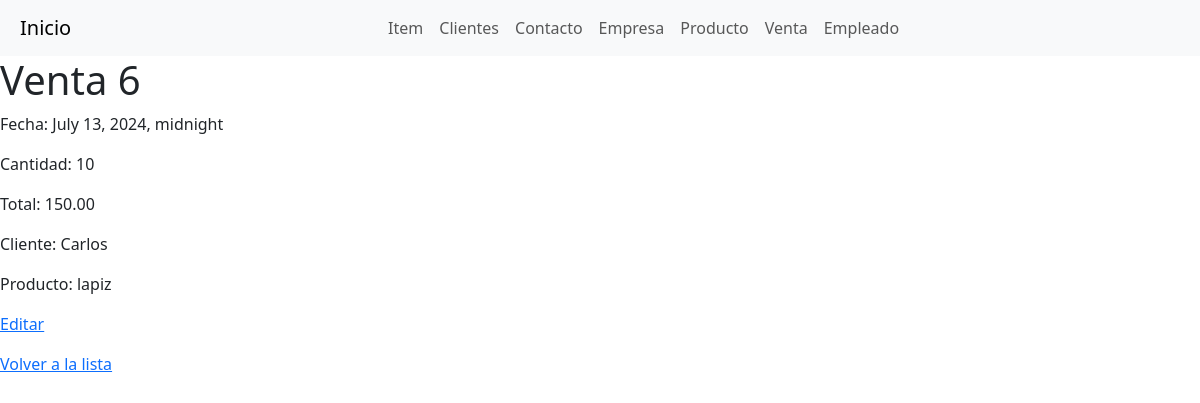
/venta/6/, run on the app's committed database.
### myapp/models.py (models this page shows, shortened)
class Venta(models.Model):
    fecha = models.DateTimeField(blank=True)
    cantidad = models.IntegerField()
    total = models.DecimalField(max_digits=10, decimal_places=2)
    cliente = models.ForeignKey(Cliente, on_delete=models.CASCADE)
    producto = models.ForeignKey(Producto, on_delete=models.CASCADE)

class Cliente(models.Model):
    nombre = models.CharField(max_length=100)
    email = models.EmailField()
    telefono = models.CharField(max_length=15)
    direccion = models.CharField(max_length=255)
    def __str__(self):
        return self.nombre

class Producto(models.Model):
    nombre = models.CharField(max_length=100)
    descripcion = models.TextField()
    precio = models.DecimalField(max_digits=10, decimal_places=2)
    def __str__(self):
        return self.nombre

### myapp/views.py (the view)
# urls.py: path('venta/<int:pk>/', views.venta_detail, name='venta_detail'),
def venta_detail(request, pk):
    venta = get_object_or_404(Venta, pk=pk)
    return render(request, 'venta_detail.html', {'venta': venta})

### myapp/templates/venta_detail.html (shortened to what this page needs)
<html>
<head>
    <link href="https://cdn.jsdelivr.net/npm/bootstrap@5.3.3/dist/css/bootstrap.min.css" rel="stylesheet" />
</head>
<body>
    <nav class="navbar navbar-expand-lg navbar-light bg-light">
        <a class="navbar-brand" href="{% url 'admin_dashboard' %}">Inicio</a>
        <div class="collapse navbar-collapse" id="navbarNav">
          <ul class="navbar-nav">
            <li class="nav-item">
              <a class="nav-link" href="{% url 'item_list' %}">Item</a>
            </li>
            <li class="nav-item">
              <a class="nav-link" href="{% url 'cliente_list' %}">Clientes</a>
            </li>
            <li class="nav-item">
              <a class="nav-link" href="{% url 'contacto_list' %}">Contacto</a>
            </li>
            <li class="nav-item">
              <a class="nav-link" href="{% url 'empresa_list' %}">Empresa</a>
            </li>
            <li class="nav-item">
              <a class="nav-link" href="{% url 'producto_list' %}">Producto</a>
            </li>
            <li class="nav-item">
              <a class="nav-link" href="{% url 'venta_list' %}">Venta</a>
            </li>
            <li class="nav-item">
              <a class="nav-link" href="{% url 'empleado_list' %}">Empleado</a>
            </li>
          </ul>
        </div>
      </nav>
    <h1>Venta {{ venta.id }}</h1>
    <p>Fecha: {{ venta.fecha }}</p>
    <p>Cantidad: {{ venta.cantidad }}</p>
    <p>Total: {{ venta.total }}</p>
    <p>Cliente: {{ venta.cliente }}</p>
    <p>Producto: {{ venta.producto }}</p>
    <p><a href="{% url 'venta_edit' venta.pk %}">Editar</a></p>
    <p><a href="{% url 'venta_list' %}">Volver a la lista</a></p>
</body>
</html>

### myapp/templates/venta_detail.html (style rules this page uses)
.navbar-nav { width: 100%; display: flex; justify-content: center; }
.navbar-brand { margin-left: 20px; display: flex; justify-content: center; }

### data on the page
Venta: id "6", fecha "July 13, 2024, midnight", cantidad "10", total "150.00", cliente "Carlos", producto "lapiz"
